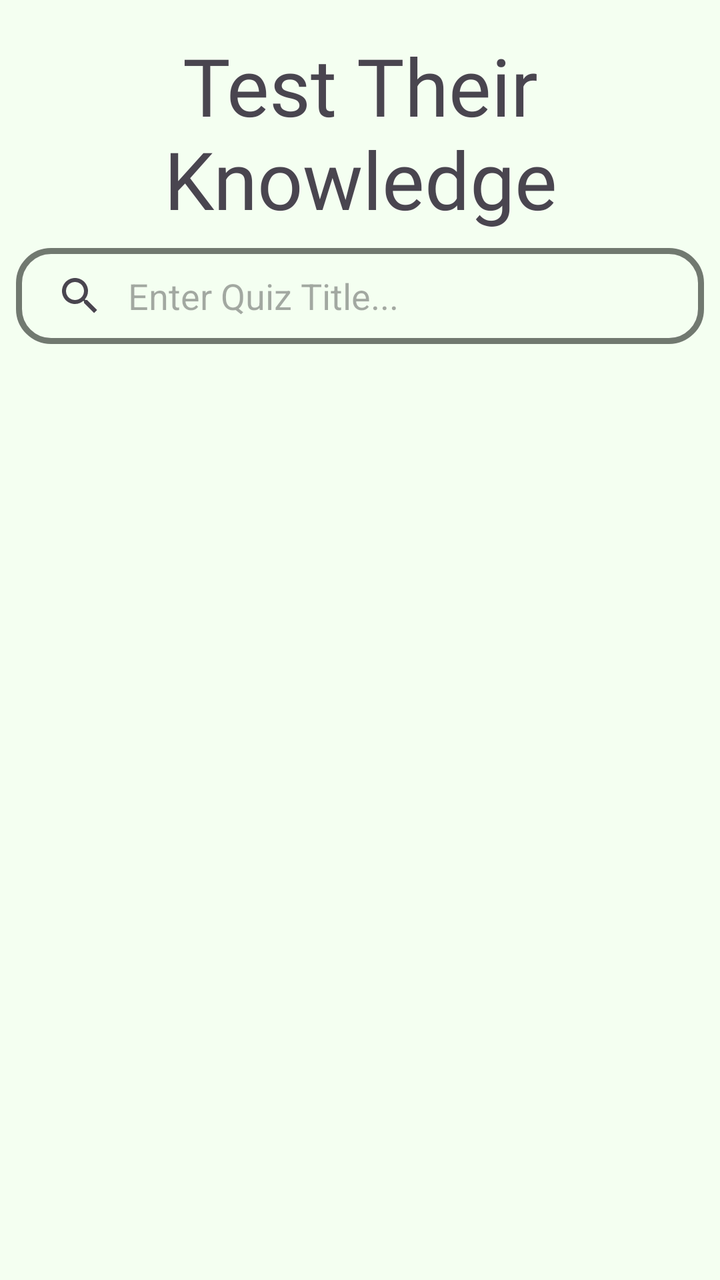
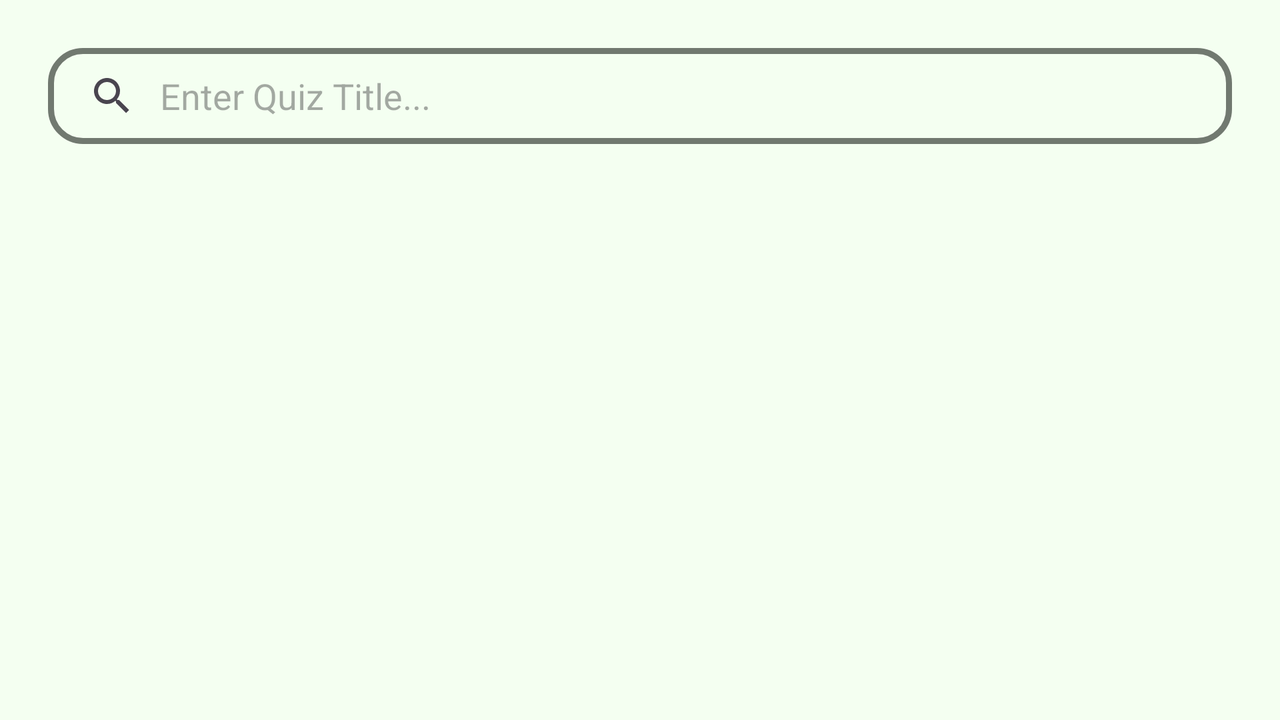

An Android layout and its configuration variant, each rendered on a device that would load it. The default file and the variant file are quoted in full after the pictures.
<!-- AndroidManifest.xml: application theme Theme.Riddler -->
<!-- res/layout/fragment_discover.xml -->
<?xml version="1.0" encoding="utf-8"?>
<androidx.constraintlayout.widget.ConstraintLayout xmlns:android="http://schemas.android.com/apk/res/android"
    xmlns:app="http://schemas.android.com/apk/res-auto"
    xmlns:tools="http://schemas.android.com/tools"
    android:layout_width="match_parent"
    android:layout_height="match_parent"
    android:background="@color/background"
    tools:context=".ui.view.DiscoverFragment">

    <TextView
        android:id="@+id/disc_welcomeTextView"
        android:layout_width="0dp"
        android:layout_height="wrap_content"
        android:fontFamily="@font/montserrat_bold_italic"
        android:layout_marginTop="16dp"
        android:text="@string/test_their_knowledge"
        android:textAlignment="center"
        android:textSize="40sp"
        app:layout_constraintEnd_toEndOf="parent"
        app:layout_constraintStart_toStartOf="parent"
        app:layout_constraintTop_toTopOf="parent"
        app:layout_constraintBottom_toTopOf="@+id/search_quiz"/>

    <SearchView
        android:id="@+id/search_quiz"
        android:layout_width="0dp"
        android:layout_height="wrap_content"
        android:layout_margin="8dp"
        android:background="@drawable/searchview_background"
        android:fontFamily="@font/hind_regular"
        android:iconifiedByDefault="false"
        android:queryBackground="@android:color/transparent"
        android:queryHint="@string/texthint"
        app:layout_constraintEnd_toEndOf="@+id/disc_welcomeTextView"
        app:layout_constraintStart_toStartOf="@+id/disc_welcomeTextView"
        app:layout_constraintTop_toBottomOf="@+id/disc_welcomeTextView"
        app:layout_constraintBottom_toTopOf="@+id/scrollview" />

    <ScrollView
        android:id="@+id/scrollview"
        android:layout_width="match_parent"
        android:layout_height="0dp"
        app:layout_constraintBottom_toBottomOf="parent"
        app:layout_constraintEnd_toEndOf="parent"
        app:layout_constraintStart_toStartOf="parent"
        app:layout_constraintTop_toBottomOf="@+id/search_quiz">

        <LinearLayout
            android:layout_width="match_parent"
            android:layout_height="wrap_content"
            android:orientation="vertical">

            <androidx.recyclerview.widget.RecyclerView
                android:id="@+id/disc_recyclerview"
                android:layout_width="match_parent"
                android:layout_height="wrap_content"
                tools:itemCount="5"
                tools:listitem="@layout/listitem_quiz_dashboard" />

        </LinearLayout>
    </ScrollView>
</androidx.constraintlayout.widget.ConstraintLayout>
<!-- resources referenced by this layout -->
<resources>
  <color name="background">#F4FFF1</color>
  <!-- drawable searchview_background (drawable) -->
  <?xml version="1.0" encoding="utf-8"?>
  <shape xmlns:android="http://schemas.android.com/apk/res/android"
      android:shape="rectangle">
  
      <corners
          android:radius="16dp" />
      <stroke
          android:color="#717970"
          android:width="3dp" />
  
  </shape>
  <string name="test_their_knowledge">Test Their Knowledge</string>
  <string name="texthint">Enter Quiz Title...</string>
  <style name="Theme.Riddler" parent="Theme.Material3.DayNight.NoActionBar">
          
          <item name="colorPrimary">@color/purple_500</item>
          <item name="colorPrimaryVariant">@color/purple_700</item>
          <item name="colorOnPrimary">@color/white</item>
          
          <item name="colorSecondary">@color/teal_200</item>
          <item name="colorSecondaryVariant">@color/teal_700</item>
          <item name="colorOnSecondary">@color/black</item>
          
          <item name="android:statusBarColor" tools:targetApi="l">@color/black</item>
          
      </style>
  <color name="purple_500">#FF6200EE</color>
  <color name="purple_700">#FF3700B3</color>
  <color name="white">#FFFFFFFF</color>
  <color name="teal_200">#FF03DAC5</color>
  <color name="teal_700">#FF018786</color>
  <color name="black">#FF000000</color>
</resources>
<!-- res/layout-land/fragment_discover.xml (the repository's variant of the layout above) -->
<!-- drawn on the phone turned sideways -->
<?xml version="1.0" encoding="utf-8"?>
<androidx.constraintlayout.widget.ConstraintLayout xmlns:android="http://schemas.android.com/apk/res/android"
    xmlns:app="http://schemas.android.com/apk/res-auto"
    xmlns:tools="http://schemas.android.com/tools"
    android:layout_width="match_parent"
    android:layout_height="match_parent"
    android:padding="16dp"
    android:background="@color/background"
    tools:context=".ui.view.DiscoverFragment">

    <TextView
        android:id="@+id/disc_welcomeTextView"
        android:layout_width="0dp"
        android:layout_height="wrap_content"
        android:fontFamily="@font/montserrat_bold_italic"
      android:layout_marginTop="16dp"
        android:visibility="gone"
        android:text="@string/test_their_knowledge"
        android:textAlignment="center"
        android:textSize="40sp"
        app:layout_constraintEnd_toEndOf="parent"
        app:layout_constraintStart_toStartOf="parent"
        app:layout_constraintTop_toTopOf="parent"
        app:layout_constraintBottom_toTopOf="@+id/search_quiz"/>

    <SearchView
        android:id="@+id/search_quiz"
        android:layout_width="0dp"
        android:layout_height="wrap_content"
        android:layout_margin="8dp"
        android:background="@drawable/searchview_background"
        android:fontFamily="@font/hind_regular"
        android:iconifiedByDefault="false"
        android:queryBackground="@android:color/transparent"
        android:queryHint="@string/texthint"
        app:layout_constraintEnd_toEndOf="parent"
        app:layout_constraintStart_toStartOf="parent"
        app:layout_constraintTop_toTopOf="parent"
        app:layout_constraintBottom_toTopOf="@+id/scrollview" />

    <ScrollView
        android:id="@+id/scrollview"
        android:layout_width="match_parent"
        android:layout_height="0dp"
        app:layout_constraintBottom_toBottomOf="parent"
        app:layout_constraintEnd_toEndOf="parent"
        app:layout_constraintStart_toStartOf="parent"
        app:layout_constraintTop_toBottomOf="@+id/search_quiz">

        <LinearLayout
            android:layout_width="match_parent"
            android:layout_height="wrap_content"
            android:orientation="vertical">

            <androidx.recyclerview.widget.RecyclerView
                android:id="@+id/disc_recyclerview"
                android:layout_width="match_parent"
                android:layout_height="wrap_content"
                tools:itemCount="4"
                tools:listitem="@layout/listitem_quiz_dashboard" />

        </LinearLayout>
    </ScrollView>
</androidx.constraintlayout.widget.ConstraintLayout>
